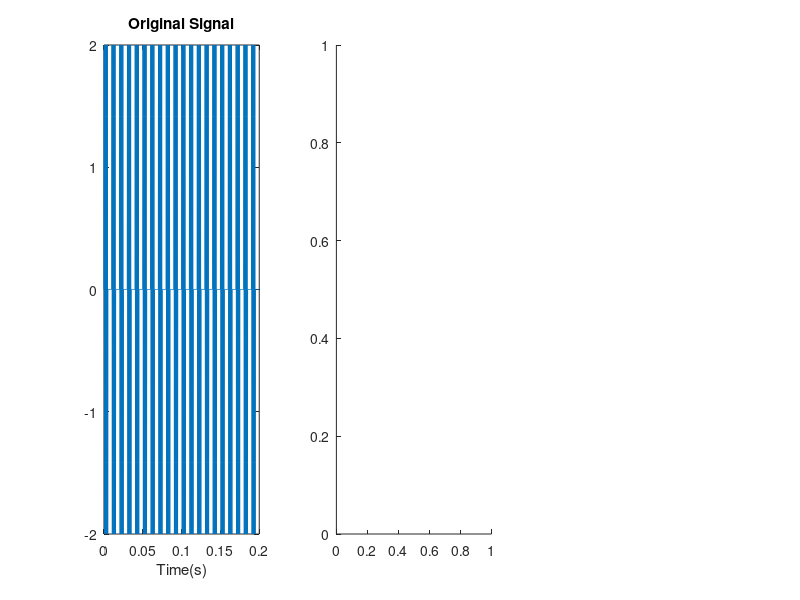

MATLAB code for this plot: (Note: this script raises an error after producing the figure.)
load signal.mat;
siggy = transpose(signal);
figure(1)
n = linspace(0,(length(signal)-1)/8000, length(signal));
subplot(1,3,1)
plot(n, signal)
title('Original Signal')
xlabel('Time(s)')
subplot(1,3,2)
A1 = Specgm(siggy, 40, 20, 512);
title('Wideband Spectogram')
xlabel('Time(s)')
ylabel('Frequency (Hz)')
subplot(1,3,3)
A2 = Specgm(siggy, 320, 60, 512);
title('Narrowband Spectogram')
xlabel('Time(s)')
ylabel('Frequency (Hz)')